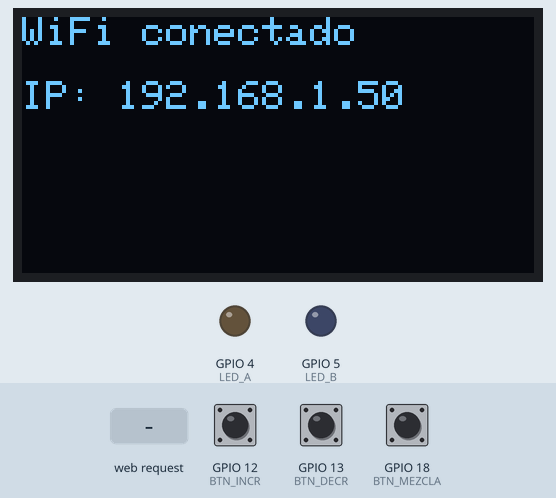
Recording of a program running on a simulated ESP32-S3. Parts: 128×64 one-colour display, output pins drawn as LEDs (lit = HIGH). The inputs (shaded band) are chosen by the test bench; at power-on: GPIO 18 (BTN_MEZCLA) HIGH, GPIO 13 (BTN_DECR) HIGH, GPIO 12 (BTN_INCR) HIGH. WiFi joins after 1.5 s; servers stay silent unless stated; what the program prints to the serial monitor is not drawn.

Above: at 1.6 s.
At 4.3 s:
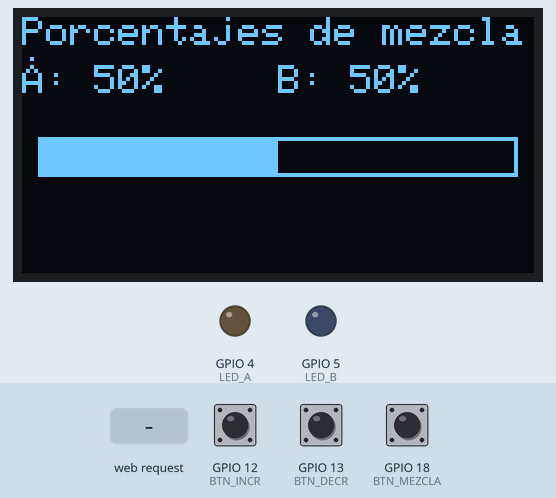
4.4 s: GPIO 18 (BTN_MEZCLA) pulled LOW for 0.15 s
At 5.0 s:
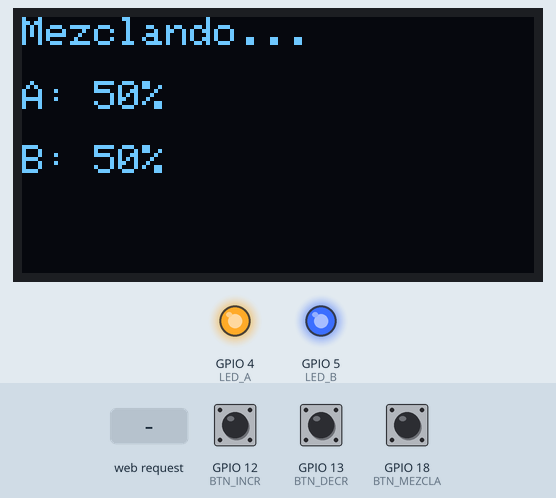
7.5 s: HTTP request GET /set?porcentaje=1 received
10.5 s: GPIO 13 (BTN_DECR) pulled LOW for 1 s
At 11.3 s:
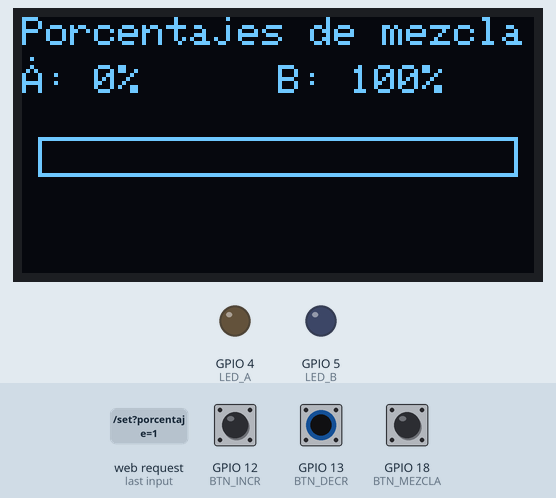
13.0 s: HTTP request GET /mezclar?porcentaje=1 received
At 23.4 s:
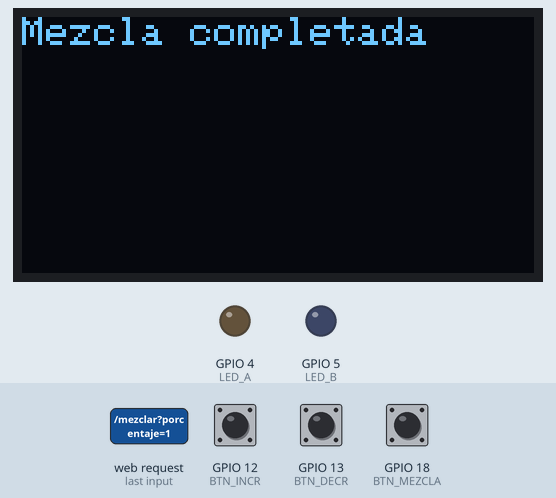
Timing chart, 0 to 24.4 s (numbered marks = the images above; inputs shaded):
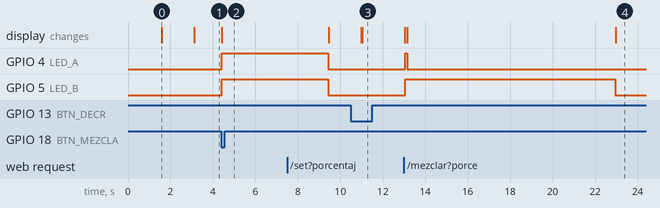

The program:

main.cpp
```cpp
#include <Arduino.h>
#include <WiFi.h>
#include <WebServer.h>
#include <Adafruit_GFX.h>
#include <Adafruit_SSD1306.h>

// Pines físicos
#define BTN_INCR 12
#define BTN_DECR 13
#define LED_A 4
#define LED_B 5
#define BTN_MEZCLA 18

// Pantalla OLED
#define SCREEN_WIDTH 128
#define SCREEN_HEIGHT 64
#define OLED_RESET -1
#define OLED_ADDR 0x3C

Adafruit_SSD1306 display(SCREEN_WIDTH, SCREEN_HEIGHT, &Wire, OLED_RESET);

const char* ssid = "Nelfi";
const char* password = "12345678";

WebServer server(80);

int percentA = 50;
const int step = 10;
const int totalTime = 10000;

unsigned long lastDebounce = 0;
const unsigned long debounceDelay = 200;

bool lastStateIncr = HIGH;
bool lastStateDecr = HIGH;

void mezclar();
void handleRoot();
void handleMezclar();

void mostrarOLEDporcentajes() {
  int percentB = 100 - percentA;

  display.clearDisplay();
  display.setTextSize(1);
  display.setTextColor(SSD1306_WHITE);

  // Texto porcentajes
  display.setCursor(0, 0);
  display.println("Porcentajes de mezcla:");
  display.setCursor(0, 12);
  display.printf("A: %d%%", percentA);
  display.setCursor(64, 12);
  display.printf("B: %d%%", percentB);

  // Barras gráficas
  int barWidth = 120;
  int barHeight = 10;
  int barStartY = 30;
  int widthA = map(percentA, 0, 100, 0, barWidth);
  int widthB = barWidth - widthA;

  // Marco
  display.drawRect(4, barStartY, barWidth, barHeight, SSD1306_WHITE);

  // Rellenar barra A
  if (widthA > 0) {
    display.fillRect(4, barStartY, widthA, barHeight, SSD1306_WHITE);
  }

  display.display();
}


void setup() {
  Serial.begin(115200);

  pinMode(BTN_INCR, INPUT_PULLUP);
  pinMode(BTN_DECR, INPUT_PULLUP);
  pinMode(LED_A, OUTPUT);
  pinMode(LED_B, OUTPUT);
  pinMode(BTN_MEZCLA, INPUT_PULLUP);
  digitalWrite(LED_A, LOW);
  digitalWrite(LED_B, LOW);

  // Inicializar pantalla OLED
  Wire.begin(9, 10);  // SDA = 9, SCL = 10
  if (!display.begin(SSD1306_SWITCHCAPVCC, OLED_ADDR)) {
    Serial.println("Error al iniciar OLED");
    while (true);
  }
  display.clearDisplay();
  display.setTextSize(1);
  display.setTextColor(SSD1306_WHITE);
  display.setCursor(0, 0);
  display.println("Iniciando sistema");
  display.setCursor(0, 16);
  display.println("Conectando WiFi...");
  display.display();

  // WiFi
  WiFi.begin(ssid, password);
  Serial.print("Conectando a WiFi");
  while (WiFi.status() != WL_CONNECTED) {
    delay(500);
    Serial.print(".");
  }

  String ip = WiFi.localIP().toString();
  Serial.println("\nWiFi conectada. IP: " + ip);
  display.clearDisplay();
  display.setCursor(0, 0);
  display.println("WiFi conectado");
  display.setCursor(0, 16);
  display.print("IP: ");
  display.println(ip);
  display.display();
  delay(1500);
  mostrarOLEDporcentajes();

  server.on("/", handleRoot);
  server.on("/mezclar", handleMezclar);
  server.begin();
  Serial.println("Servidor HTTP iniciado");

  server.on("/set", []() {
    if (server.hasArg("porcentaje")) {
      percentA = constrain(server.arg("porcentaje").toInt(), 0, 100);
      mostrarOLEDporcentajes();
      server.send(200, "text/plain", "OK");
    } else {
      server.send(400, "text/plain", "Falta el parametro");
    }
  });

}

void loop() {
  server.handleClient();

  bool currStateIncr = digitalRead(BTN_INCR);
  bool currStateDecr = digitalRead(BTN_DECR);
  unsigned long now = millis();

  if (currStateIncr == LOW && lastStateIncr == HIGH && (now - lastDebounce) > debounceDelay) {
    percentA = min(100, percentA + step);
    Serial.printf("Porcentaje A: %d%%\n", percentA);
    mostrarOLEDporcentajes();
    lastDebounce = now;
  }

  if (currStateDecr == LOW && lastStateDecr == HIGH && (now - lastDebounce) > debounceDelay) {
    percentA = max(0, percentA - step);
    Serial.printf("Porcentaje A: %d%%\n", percentA);
    mostrarOLEDporcentajes();
    lastDebounce = now;
  }

  lastStateIncr = currStateIncr;
  lastStateDecr = currStateDecr;

  // Pulsador de mezcla (GPIO 18)
  static bool lastMezclaState = HIGH;
  bool currMezclaState = digitalRead(BTN_MEZCLA);
  if (currMezclaState == LOW && lastMezclaState == HIGH && (now - lastDebounce) > debounceDelay) {
    mezclar();
    lastDebounce = now;
  }
  lastMezclaState = currMezclaState;
}

void handleRoot() {
  String html = R"rawliteral(
    <!DOCTYPE html>
    <html>
    <head>
      <meta charset="UTF-8">
      <title>Control de Bombas</title>
      <link href="https://fonts.googleapis.com/css2?family=Quicksand:wght@500&display=swap" rel="stylesheet">
      <style>
        body {
          margin: 0;
          font-family: 'Quicksand', sans-serif;
          background: linear-gradient(135deg, #e0f7fa, #ffffff);
          display: flex;
          justify-content: center;
          align-items: center;
          height: 100vh;
        }
        .container {
          background-color: #ffffffcc;
          border-radius: 12px;
          padding: 30px;
          box-shadow: 0 8px 16px rgba(0,0,0,0.2);
          text-align: center;
          max-width: 400px;
        }
        h2 {
          color: #333;
          margin-bottom: 20px;
        }
        input[type=range] {
          width: 100%;
        }
        .output {
          font-size: 18px;
          margin-top: 10px;
          color: #0077cc;
        }
        .button {
          margin-top: 20px;
          padding: 12px 25px;
          font-size: 16px;
          background-color: #0077cc;
          color: white;
          border: none;
          border-radius: 6px;
          cursor: pointer;
          transition: background-color 0.3s ease;
        }
        .button:hover {
          background-color: #005fa3;
        }
      </style>
    </head>
    <body>
      <div class="container">
        <h2>Ajusta el porcentaje de la Bebida A</h2>
        <div class="slider">
          <input type="range" name="porcentaje" min="0" max="100" value="50"
                 oninput="updateOutput(this.value)" onchange="sendPorcentaje(this.value)">
          <div class="output"><span id="value">50</span>%</div>
        </div>
        <form action="/mezclar" method="GET">
          <input id="hiddenValue" type="hidden" name="porcentaje" value="50">
          <input class="button" type="submit" value="Mezclar">
        </form>
      </div>

      <script>
        function updateOutput(val) {
          document.getElementById('value').innerText = val;
          document.getElementById('hiddenValue').value = val;
        }

        function sendPorcentaje(val) {
          fetch('/set?porcentaje=' + val)
            .then(response => response.text())
            .then(data => console.log("OLED actualizado:", data))
            .catch(err => console.error("Error:", err));
        }
      </script>
    </body>
    </html>
  )rawliteral";

  server.send(200, "text/html", html);
}


void handleMezclar() {
  if (server.hasArg("porcentaje")) {
    percentA = constrain(server.arg("porcentaje").toInt(), 0, 100);
    mostrarOLEDporcentajes();
    mezclar();
    server.sendHeader("Location", "/");
    server.send(303);
  } else {
    server.send(400, "text/plain", "Falta el parámetro 'porcentaje'.");
  }
}

void mezclar() {
  int percentB = 100 - percentA;
  int timeA = totalTime * percentA / 100;
  int timeB = totalTime * percentB / 100;

  String mensaje = "Mezclando: A=" + String(percentA) + "% B=" + String(percentB) + "%";
  Serial.println(mensaje);
  display.clearDisplay();
  display.setTextSize(1);
  display.setTextColor(SSD1306_WHITE);
  display.setCursor(0, 0);
  display.println("Mezclando...");
  display.setCursor(0, 16);
  display.printf("A: %d%%", percentA);
  display.setCursor(0, 32);
  display.printf("B: %d%%", percentB);
  display.display();

  digitalWrite(LED_A, HIGH);
  digitalWrite(LED_B, HIGH);
  delay(min(timeA, timeB));

  if (timeA > timeB) {
    digitalWrite(LED_B, LOW);
    delay(timeA - timeB);
  } else if (timeB > timeA) {
    digitalWrite(LED_A, LOW);
    delay(timeB - timeA);
  }

  digitalWrite(LED_A, LOW);
  digitalWrite(LED_B, LOW);

  Serial.println("Mezcla completada.");
  display.clearDisplay();
  display.setCursor(0, 0);
  display.println("Mezcla completada");
  display.display();
  delay(1500);
  mostrarOLEDporcentajes();
}
```

Measured:
- after the input at 4.4 s, GPIO 4 (LED_A), GPIO 5 (LED_B): LOW → HIGH at once; the display: changes at once (image 2)
- after the input at 10.5 s, the display: first differs from a run without the input after 0.53 s (image 3)
- after the input at 13.0 s, GPIO 4 (LED_A): LOW → HIGH after 0.05 s, → LOW 0.10 s later; GPIO 5 (LED_B): LOW → HIGH after 0.05 s, → LOW 9.9 s later; the display: first changes at once (image 4 shows a later state)
- what the display in image 0 shows lasts 1.5 s, from 1.6 s to 3.1 s
